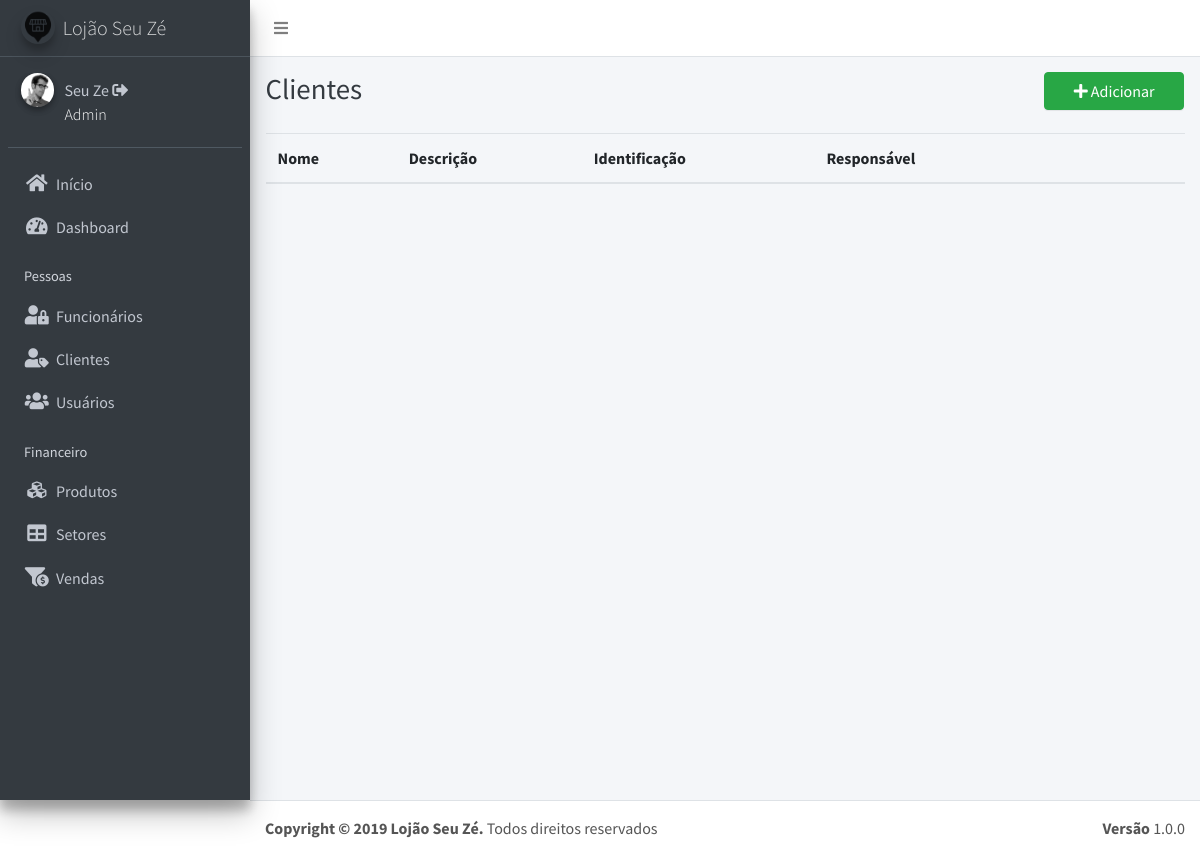
Before: /listaSetores.php (signed in) with the older database file.
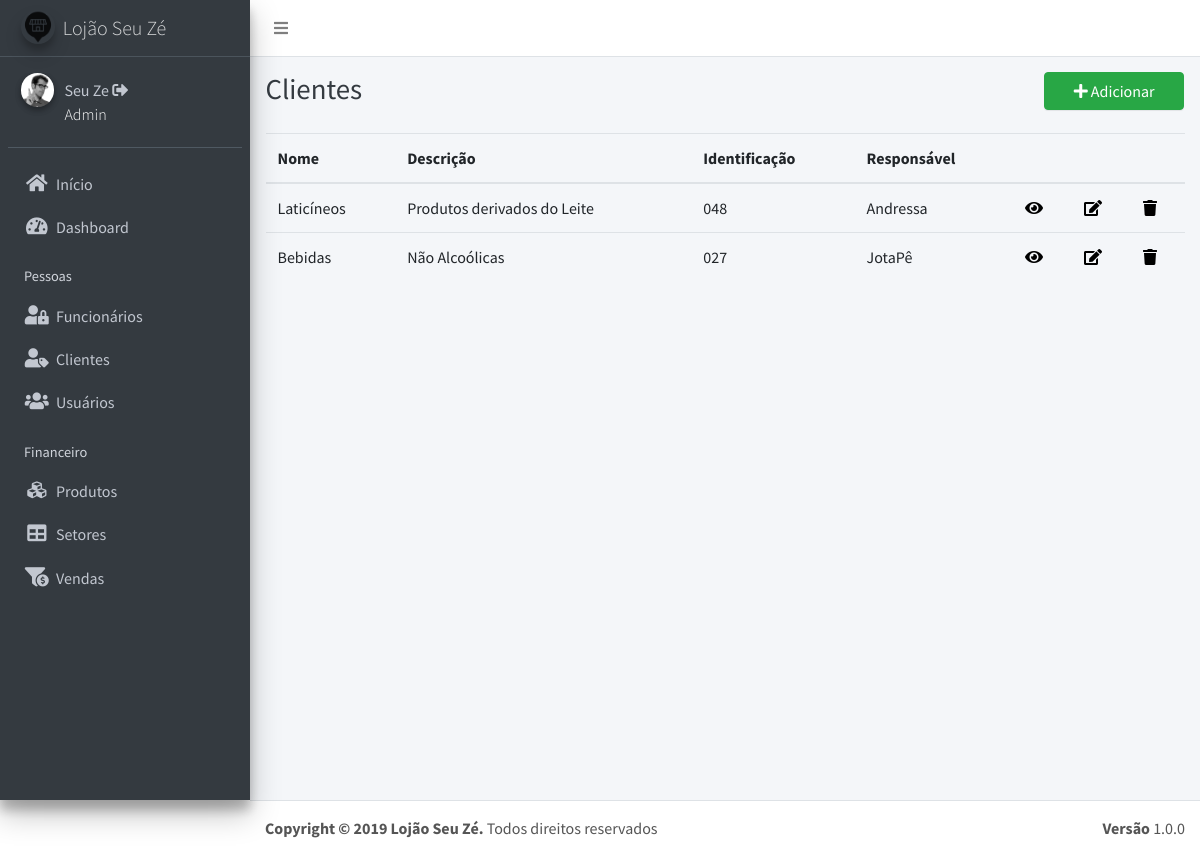
After: the same page with the newer database file.
### tables this page shows
CREATE TABLE `setores` (
  `id` int(11) NOT NULL,
  `nome` varchar(40) NOT NULL,
  `descricao` varchar(60) DEFAULT NULL,
  `nid` varchar(10) NOT NULL,
  `responsavel` int(11) DEFAULT NULL
);

### listaSetores.php (the view, shortened to what this page needs)
<?php require ('header.php'); ?>
<?php require ('dashboard.php'); ?>
<?php
if($_SESSION['cargo']=="Administrador"){
$sql = "SELECT * FROM setores ORDER BY id ASC";
$result = $conexao->query($sql);
?>
  <div class="content-wrapper">
    <div class="content-header">
      <div class="container-fluid">
        <div class="row mb-2">
          <div class="col-sm-3">
            <h1 class="m-0 text-dark">Clientes</h1>
          </div>
          <div class="col-sm-3">
          </div>
          <div class="col-sm-4">
          </div>
          <div class="col-sm-2">
            <a href="insertSetor.php"><button type="button" class="btn btn-block btn-success"><i class="nav-icon fa fa-plus"></i> Adicionar</button></a>
          </div>
        </div>
      </div>
    </div>
    <section class="content">
      <div class="container-fluid">
        <div class="row">
          <section class="col-lg-12 connectedSortable">
            <table id="tabelinha" class="table table-hover">
              <thead>
                <tr>
                  <th>Nome</th>
                  <th>Descrição</th>
                  <th>Identificação</th>
                  <th>Responsável</th>
                  <th></th>
                  <th></th>
                  <th></th>
                </tr>
              </thead>
              <tbody>
                <?php
                if ($result->num_rows > 0) {
                    while ($row = $result->fetch_assoc()) {
                        echo "<tr href='viewSetor.php?id=".$row['id']."' >";
                        echo "<td>" .$row["nome"] . "</td>";
                        echo "<td>" .$row["descricao"] . "</td> ";
                        echo "<td>" .$row["nid"] . "</td>";
                        $responsavel = "SELECT usuarios.nome FROM `setores` INNER JOIN `usuarios` WHERE setores.responsavel=usuarios.id AND setores.id=$row[id];";
                        $resultado = $conexao->query($responsavel);
                        $linha = $resultado->fetch_assoc();
                        echo "<td>" .$linha['nome'] . "</td>";
                      ?>
                        <td><a href="viewSetor.php?id=<?php echo $row['id'];?>" style="text-decoration: none;color: #000;" data-toggle="tooltip" title="Visualizar"><i class="fa fa-eye"></i></a></td>
                        <td><a href="updateSetor.php?id=<?php echo $row['id'];?>" style="text-decoration: none;color: #000;" data-toggle="tooltip" title="Editar"><i class="fa fa-edit"></i></a></td>
                        <td><a href="#" onclick="excluir(<?php echo $row['id'];?>)" style="text-decoration: none;color: #000;" data-toggle="tooltip" title="Excluir"><i class="fa fa-trash"></i></a></td>
                      <?php
                      echo "</tr>";
                    }
                }
                ?>
              </tbody>
            </table>
          </section>
        </div>
      </div>
    </section>
  </div>
<?php
  }
?>
<?php require ('footer.php');?>

Changed rows visible on the page:
added setores: nome "Laticíneos", descricao "Produtos derivados do Leite", nid "048", nome "Andressa"
added setores: nome "Bebidas", descricao "Não Alcoólicas", nid "027", nome "JotaPê"
